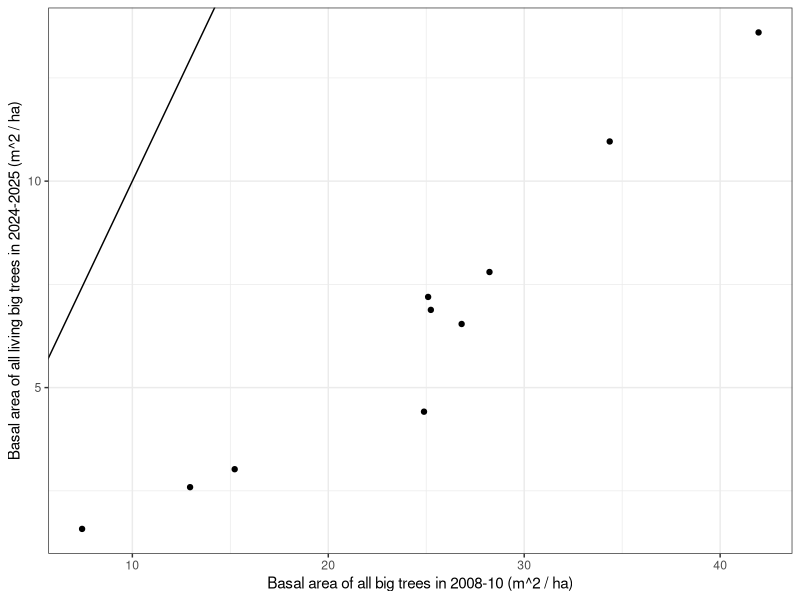
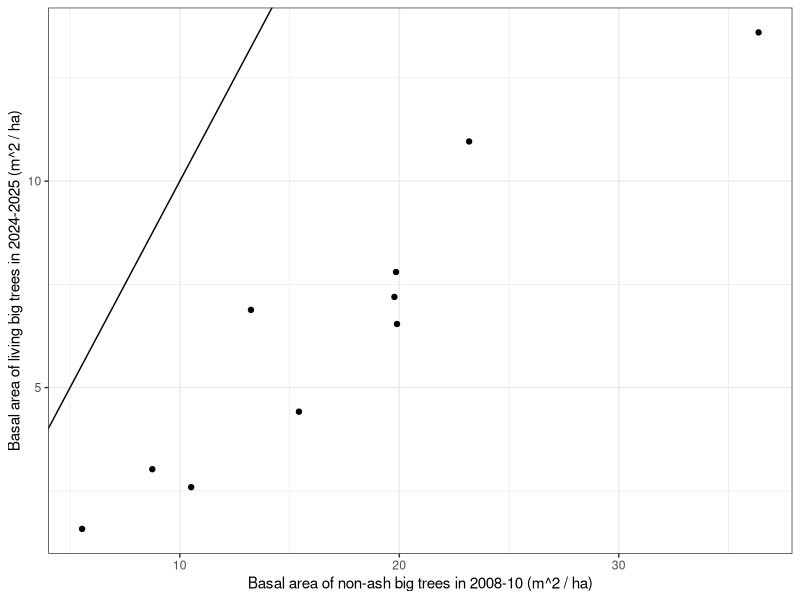
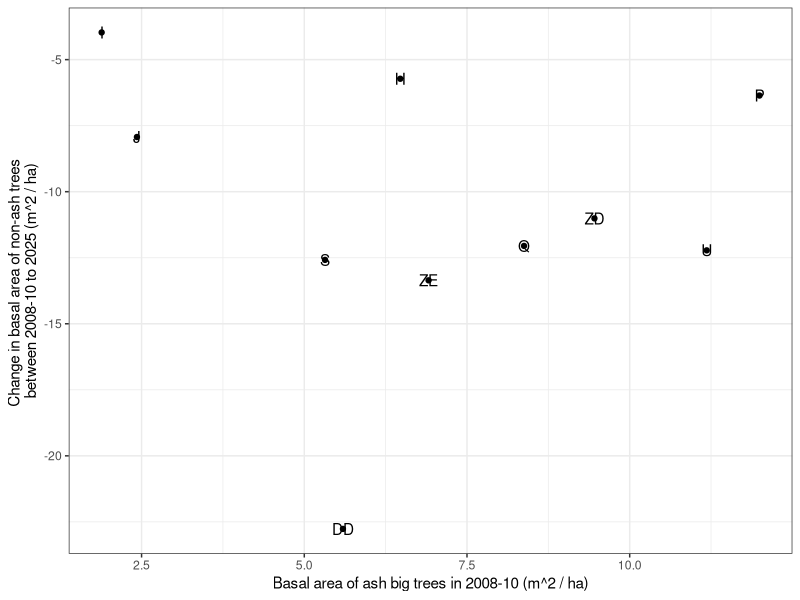
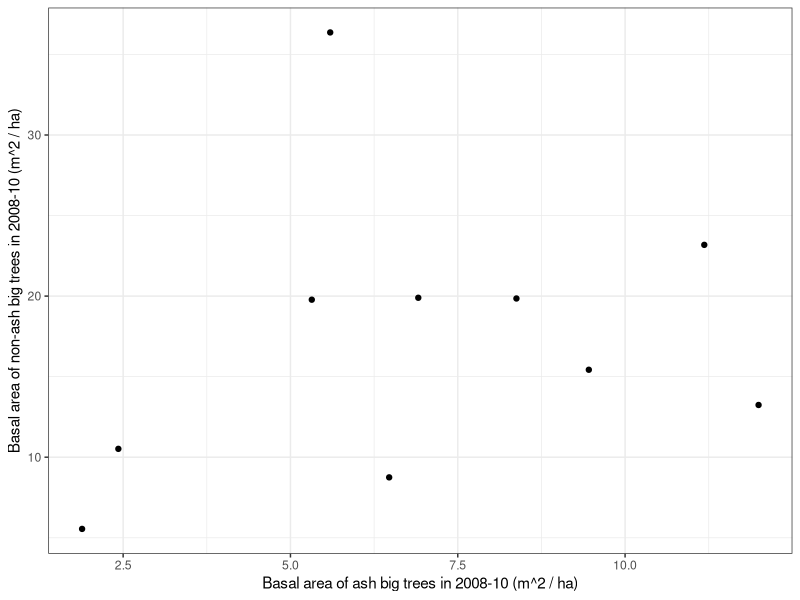
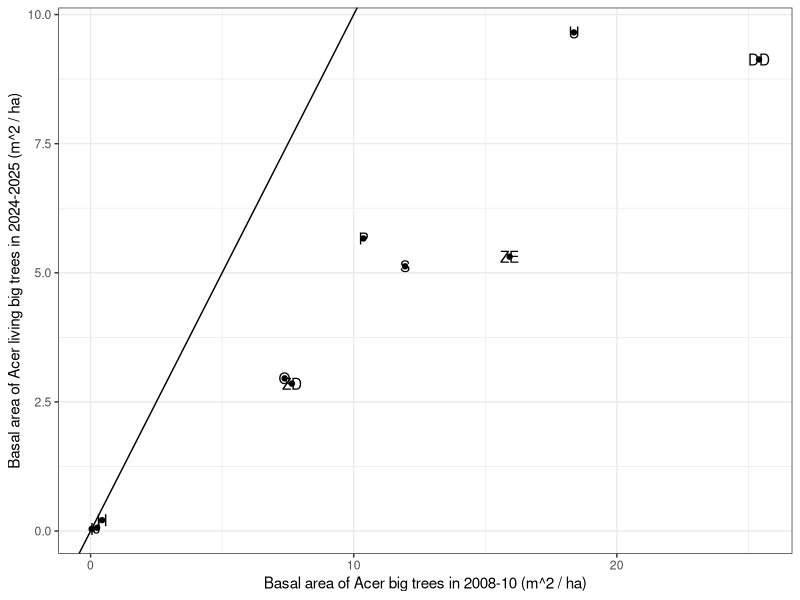
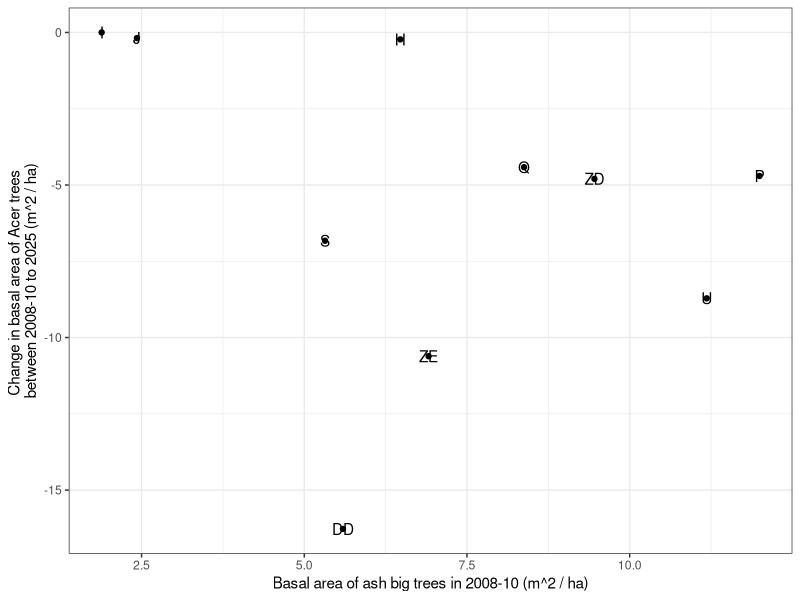
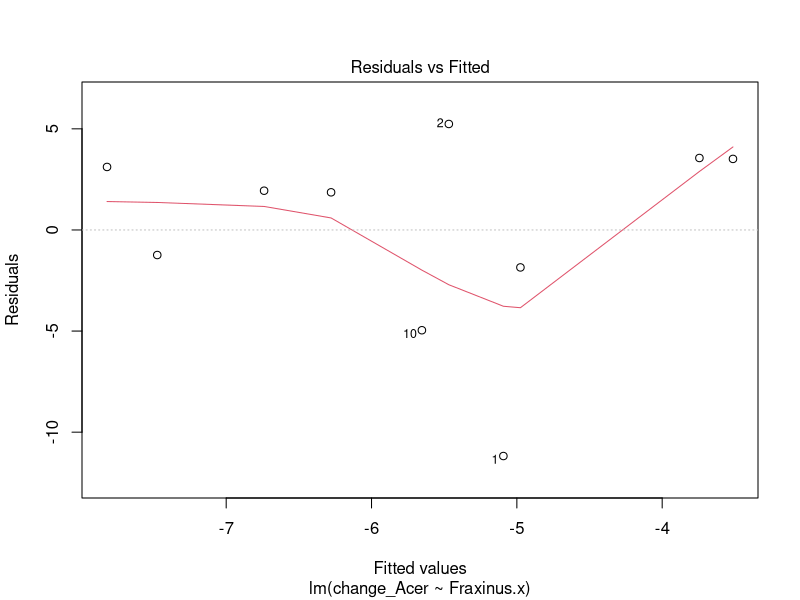
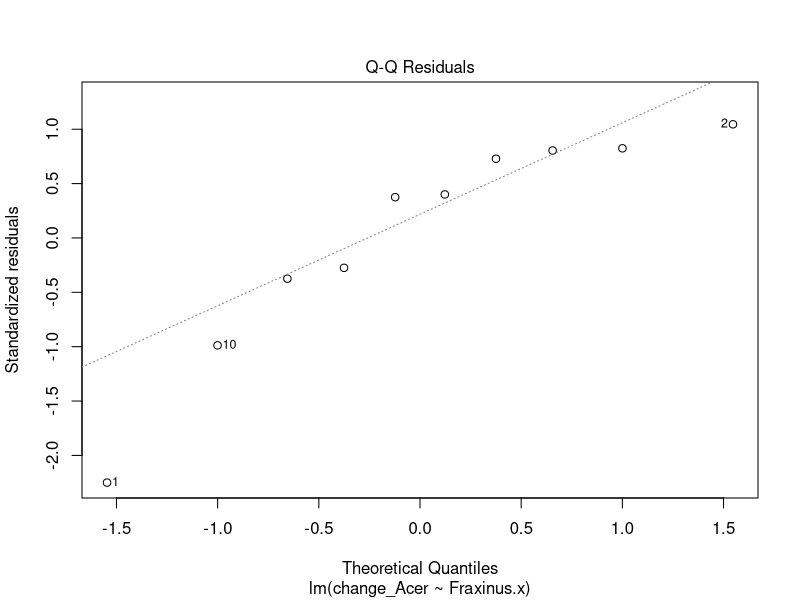

Here is the R script that generated these plots, in order:
# Aaron Tayal
# 8/1/2025
# Testing whether non-ash trees increased their growth after ash trees died

# We hypothesized that forests which had greater basal area of ash trees before 
# EAB invasion would have greater increases in non-ash tree basal area following 
# the death of the ash canopy, due to competitive release (Flower et al. 2013). 
# Furthermore, we hypothesized that this pattern would only hold for 
# flood-tolerant tree species (Golet et al. 1993)

library(dplyr)
library(ggplot2)
theme_set(theme_bw(base_size = 12))
library(readxl)
library(tidyr)

# Import data  ################################################################
# Note: Here the basal area has not been divided by area over which the trees 
# were measured. So for plot-level data the area is ~0.1 ha, while for 
# transect level data the area is ~0.3 ha

# Ash basal area in 2008-2010:
ash_BA_08 <- read_excel("2008-2010_data/modified_Ash_IV_data_12.5_2012.08.02.xlsx",
                        sheet=5) %>% filter(mstrlvl=="hydric")

# Tree basal area by genus in 2008-2010:
tree_BA_08 <- read_excel("2008-2010_data/modified_Ash_IV_data_12.5_2012.08.02.xlsx",
                         sheet=3)

# Tree basal area by genus in (2024)-2025:
tree_BA_25 <- read.csv("Cleaned_data/basal_area_big_trees_by_transect_2025.csv")

# Summarize the 2008-10 data by transect: ######################################

main_plot_area <- pi*(18^2) / 10000 # 18 meter radius main plot, convert to hectares

# Subset to just hydric plots: 
tree_BA_08_hydric <- tree_BA_08 %>% filter(mstrlvl == "hydric")

# Summarize by transect:
tree_BA_08_transect <- tree_BA_08_hydric %>% group_by(Transect) %>%
  summarize(
    Acer = sum(ACER) / (3*main_plot_area),
    Amelanchier = sum(`Amelanchier spp.`) / (3*main_plot_area),
    Betula = sum(`Betula alleghaniensis`) / (3*main_plot_area),
    Carpinus = sum(`Carpinus caroliniana`) / (3*main_plot_area),
    Carya = sum(CARYA) / (3*main_plot_area),
    Fagus = sum(`Fagus grandifolia`) / (3*main_plot_area),
    Fraxinus = sum(FRAXINUS) / (3*main_plot_area),
    Juglans = sum(JUGLANS) / (3*main_plot_area),
    Juniperus = sum(`Juniperus virginiana`) / (3*main_plot_area),
    Larix = sum(`Larix laricina`) / (3*main_plot_area),
    Liriodendron = sum(`Liriodendron tulipifera`) / (3*main_plot_area),
    Ostrya = sum(`Ostrya virginiana`) / (3*main_plot_area),
    Pinus = sum(`Pinus strobus`) / (3*main_plot_area),
    Populus = sum(POPULUS) / (3*main_plot_area),
    Prunus = sum(PRUNUS) / (3*main_plot_area),
    Quercus = sum(QUERCUS) / (3*main_plot_area),
    Robinia = sum(`Robinia pseudoacacia`) / (3*main_plot_area),
    Sassafras = sum(`Sassafras albidum`) / (3*main_plot_area),
    Tilia = sum(`Tilia americana`) / (3*main_plot_area),
    Ulmus = sum(ULMUS) / (3*main_plot_area),
    TOTAL = sum(TOTAL) / (3*main_plot_area)
  )

# Now calculate a basal area total that doesn't include Fraxinus:
tree_BA_08_transect$TOTAL_non_ash.x <- 
  rowSums(tree_BA_08_transect %>% select(-Transect, -Fraxinus, -TOTAL))
# If a variable name ends in .x, that will indicate the 2008-2010 data, and 
# if it ends in .y that will indicate the 2024-2025 data.

# Merge the 2008-10 data to the 2024-25 data: ##################################

BA <- full_join(tree_BA_08_transect, tree_BA_25, by="Transect")

# Investigate change in total basal area #######################################

BA$TOTAL_change <- BA$TOTAL.y - BA$TOTAL.x

ggplot(data=BA, aes(x=TOTAL.x, y=TOTAL.y)) +
  geom_point() + theme_bw() + xlab("Basal area of all big trees in 2008-10 (m^2 / ha)") +
  ylab("Basal area of all living big trees in 2024-2025 (m^2 / ha)") + 
  geom_abline(slope = 1, intercept = 0)

# Investigate change in total non-ash basal area ###############################

# Take the difference of non ash BA in 2024-25 to non ash BA 2008-10:
BA$TOTAL_non_ash_change <- BA$TOTAL.y - BA$TOTAL_non_ash.x # In 2024-2025, the
# living ash tree basal area in the >12.5 cm DBH range was 0 m^2 / ha. Thus,
# this calculation is really the change in non-ash tree basal area.

# Graph the non-ash basal area in 2008-10 against the non-ash basal area in 2025:
ggplot(data=BA, aes(x=TOTAL_non_ash.x, y=TOTAL.y)) +
  geom_point() + theme_bw() + xlab("Basal area of non-ash big trees in 2008-10 (m^2 / ha)") +
  ylab("Basal area of living big trees in 2024-2025 (m^2 / ha)") + 
  geom_abline(slope = 1, intercept = 0)

# Graph the percent change in non-ash tree basal area against the pre-EAB basal 
# area of ash:
ggplot(data=BA, aes(x=Fraxinus.x, y=TOTAL_non_ash_change, label=Transect)) +
  geom_point() + theme_bw() + xlab("Basal area of ash big trees in 2008-10 (m^2 / ha)") +
  ylab("Change in basal area of non-ash trees \nbetween 2008-10 to 2025 (m^2 / ha)") +
  geom_text()

# Create a linear model to investigate the correlation between pre-EAB ash BA
# and the change in BA of non-ash trees:
model_TOTAL_non_ash_change <- lm(TOTAL_non_ash_change ~ Fraxinus.x, data=BA)
summary(model_TOTAL_non_ash_change)

# Also try a model which includes the basal area of non-ash trees in 2008 as
# a predictor. The thought is that 
model_TOTAL_non_ash_change_1 <- lm(TOTAL_non_ash_change ~ Fraxinus.x + 
                                     TOTAL_non_ash.x, data=BA)
summary(model_TOTAL_non_ash_change_1)

# Test assumptions:
#plot(model_TOTAL_non_ash_change)

# How does the pre-EAB BA of ash compare to the pre-EAB BA of non-ash?
ggplot(data=BA, aes(x=Fraxinus.x, y=TOTAL_non_ash.x)) +
  geom_point() + theme_bw() + xlab("Basal area of ash big trees in 2008-10 (m^2 / ha)") +
  ylab("Basal area of non-ash big trees in 2008-10 (m^2 / ha)")

# Investigate changes in basal area by genus ###################################

BA$change_Acer <- BA$Acer.y - BA$Acer.x

BA$change_Ulmus <- BA$Ulmus.y - BA$Ulmus.x

BA$change_Quercus <- BA$Quercus.y - BA$Quercus.x

BA$change_Tilia <- BA$Tilia.y - BA$Tilia.x

BA$change_Larix <- BA$Larix.y - BA$Larix.x

BA$change_Populus <- BA$Populus.y - BA$Populus.x

BA$change_Betula <- BA$Betula.y - BA$Betula.x

BA$change_Fraxinus <- BA$Fraxinus.y - BA$Fraxinus.x

# Acer #########################################################################

# Graph 2008-10 BA of Acer against 2024-2025 BA of Acer:
ggplot(data=BA, aes(x=Acer.x, y=Acer.y, label=Transect)) +
  geom_point() + theme_bw() + xlab("Basal area of Acer big trees in 2008-10 (m^2 / ha)") +
  ylab("Basal area of Acer living big trees in 2024-2025 (m^2 / ha)") + 
  geom_abline(slope = 1, intercept = 0) + geom_text()

# Graph the change in basal area of Acer, versus the BA of ash trees before EAB:
ggplot(data=BA, aes(x=Fraxinus.x, y=change_Acer, label=Transect)) +
  geom_point() + theme_bw() + xlab("Basal area of ash big trees in 2008-10 (m^2 / ha)") +
  ylab("Change in basal area of Acer trees \nbetween 2008-10 to 2025 (m^2 / ha)") +
  geom_text()

model_Acer_change <- lm(change_Acer ~ Fraxinus.x, data=BA)
summary(model_Acer_change)

# Test assumptions:
plot(model_Acer_change)

# Ulmus ########################################################################

# Graph 2008-10 BA of Ulmus against 2024-2025 BA of Ulmus:
ggplot(data=BA, aes(x=Ulmus.x, y=Ulmus.y)) +
  geom_point() + theme_bw() + xlab("Basal area of Ulmus big trees in 2008-10 (m^2 / ha)") +
  ylab("Basal area of Ulmus living big trees in 2024-2025 (m^2 / ha)") + 
  geom_abline(slope = 1, intercept = 0)

# Graph the change in basal area of Ulmus, versus the BA of ash trees before EAB:
ggplot(data=BA, aes(x=Fraxinus.x, y=change_Ulmus)) +
  geom_point() + theme_bw() + xlab("Basal area of ash big trees in 2008-10 (m^2 / ha)") +
  ylab("Change in basal area of Ulmus trees \nbetween 2008-10 to 2025 (m^2 / ha)")

model_Ulmus_change <- lm(change_Ulmus ~ Fraxinus.x, data=BA)
summary(model_Ulmus_change)

# Quercus ########################################################################

# Graph 2008-10 BA of Quercus against 2024-2025 BA of Quercus:
ggplot(data=BA, aes(x=Quercus.x, y=Quercus.y)) +
  geom_point() + theme_bw() + xlab("Basal area of Quercus big trees in 2008-10 (m^2 / ha)") +
  ylab("Basal area of Quercus living big trees in 2024-2025 (m^2 / ha)") + 
  geom_abline(slope = 1, intercept = 0)

# Graph the change in basal area of Quercus, versus the BA of ash trees before EAB:
ggplot(data=BA, aes(x=Fraxinus.x, y=change_Quercus)) +
  geom_point() + theme_bw() + xlab("Basal area of ash big trees in 2008-10 (m^2 / ha)") +
  ylab("Change in basal area of Quercus trees \nbetween 2008-10 to 2025 (m^2 / ha)")

model_Quercus_change <- lm(change_Quercus ~ Fraxinus.x, data=BA)
summary(model_Quercus_change)

# Tilia ########################################################################

# Graph 2008-10 BA of Tilia against 2024-2025 BA of Tilia:
ggplot(data=BA, aes(x=Tilia.x, y=Tilia.y)) +
  geom_point() + theme_bw() + xlab("Basal area of Tilia big trees in 2008-10 (m^2 / ha)") +
  ylab("Basal area of Tilia living big trees in 2024-2025 (m^2 / ha)") + 
  geom_abline(slope = 1, intercept = 0)

# Graph the change in basal area of Tilia, versus the BA of ash trees before EAB:
ggplot(data=BA, aes(x=Fraxinus.x, y=change_Tilia)) +
  geom_point() + theme_bw() + xlab("Basal area of ash big trees in 2008-10 (m^2 / ha)") +
  ylab("Change in basal area of Tilia trees \nbetween 2008-10 to 2025 (m^2 / ha)")

model_Tilia_change <- lm(change_Tilia ~ Fraxinus.x, data=BA)
summary(model_Tilia_change)

# Make a graph: ###############################################################
new <- data.frame(Fraxinus.x=seq(0, 12.5, 0.1))
new$TOTAL_non_ash_change <- predict(model_TOTAL_non_ash_change, newdata = new)

ggplot() +
  geom_point(data=BA, aes(x=Fraxinus.x, y=TOTAL_non_ash_change)) + 
  xlab("Pre-EAB ash basal area (m^2 / ha)") +
  ylab("Change in basal area of \nnon-ash trees (m^2 / ha)") +
  geom_text(data=BA, aes(x=Fraxinus.x, y=TOTAL_non_ash_change, label=Transect),
            vjust=1.5) +
  geom_line(data=new, aes(x=Fraxinus.x, y=TOTAL_non_ash_change)) + coord_equal() +
  scale_x_continuous(breaks = seq(0, 14, by = 4)) +
  scale_y_continuous(breaks = seq(-4, 14, by = 4))

# I'd like to make a graph that has the different tree genera on the x-axis. The
# y axis would be the change in basal area for each transect. Then the points
# would be connected based on their transect.

# I first need to pivot longer:
BA_long <- pivot_longer(BA, 
  cols=c("change_Acer", "change_Ulmus", "change_Quercus", "change_Tilia",
         "change_Larix", "change_Populus", "change_Betula", "change_Fraxinus"), 
                        names_to = "Genus", values_to = "change_in_BA", 
  names_prefix = "change_")

BA_long$Genus <- factor(BA_long$Genus, levels = c("Fraxinus", "Acer", "Quercus",
      "Tilia", "Ulmus", "Populus", "Larix", "Betula"))

ggplot(data=BA_long, aes(x=Genus, y=change_in_BA, group=Transect,
                         color=Transect, shape = Transect)) + geom_point() + geom_line(linewidth = 0.7) +
  ylab("Change in basal area (m^2 / ha)")

# Regeneration or failure of ash ##############################################

# Investigate ash regeneration in 2024-2025, versus ash in canopy in 2008-10:
# I hypothesize that if there was a lot of basal area of ash in the canopy
# before EAB, then there would be a lot of regeneration.

# Import data on ash regeneration in 2024-25:
ash_2025 <- read.csv("Cleaned_data/ash_by_transect.csv")

# Join the data to the 2024-25 ash regeneration data:
BA_with_regen <- left_join(BA, ash_2025, by="Transect")

# Plot the basal area of ash in the understory in 2024-25 against basal area
# of all living and dead ash in the canopy in 2008-10:

ggplot() +
  geom_point(data=BA_with_regen, aes(x=Fraxinus.x, 
            y=mean_basal_area_living_small_trees_m_squared_per_ha),
             alpha=1) + 
  xlab("Pre-EAB ash basal area \n in canopy (m^2 / ha)") +
  ylab("Post-EAB ash living basal area \n in understory (m^2 / ha)") +
  geom_text(data=BA_with_regen, aes(x=Fraxinus.x, 
      y=mean_basal_area_living_small_trees_m_squared_per_ha, label=Transect),
            hjust = 0, vjust=1.2) + coord_equal() + 
  scale_x_continuous(breaks=seq(0,13, 1), limits = c(0,13)) +
  scale_y_continuous(breaks=seq(0,3, 1), limits=c(-0.5,3))





